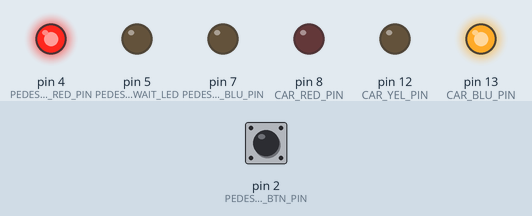
Simulated run of this sketch. Board: Arduino Uno, built with avr-gcc and run on an emulated ATmega328P. On the bench: output pins drawn as LEDs (lit = HIGH). Inputs (shaded band) come from the test bench; at power-on: pin 2 (PEDESTRIAN_BTN_PIN) HIGH.

Above: at 0.8 s.
0.9 s: pin 2 (PEDESTRIAN_BTN_PIN) pulled LOW for 0.15 s
At 1.3 s:
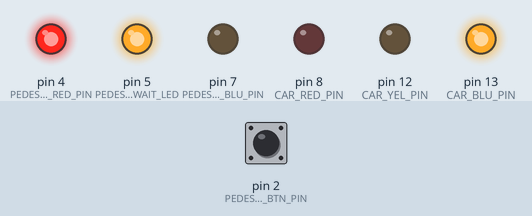
At 3.9 s:
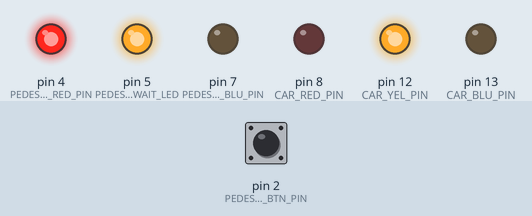
Timing chart, 0 to 22.3 s (numbered marks = the images above; inputs shaded):
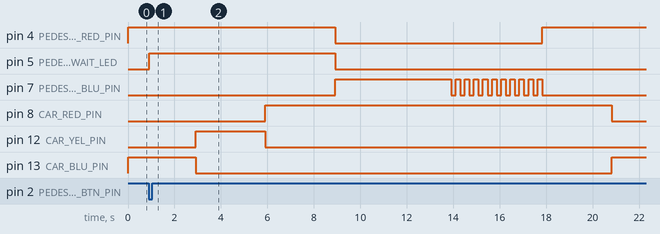

The sketch:

Arduino_kadai2.ino
```cpp
/*
ボタン:タクトスイッチ(並列接続)
LED:7個(追加機能実装時は9個)
車道信号機用:赤・黄・緑 各1個
歩道信号機用:赤・緑 各2個(赤、緑どうしでそれぞれ並列につないでおき、1つのピンで赤も緑も制御する)
緑LEDの色のほうが実際の青信号に近い色であるような気がするので、LEDは緑にしてある

下記のLEDは追加機能とする
「お待ちください」表示のLED(白)2個(並列につなぎ、1つにピンで制御する)
押しボタンが押されてから歩行者信号が青になるまでの間点灯するLED
その他の時間は消灯している

ピン数
ボタン:1
LED:6

信号機の状態
車道:赤・黄・青
歩道:赤・青・青点滅
ただし、9通りの状態になるわけではない点に注意。例えば歩道も車道も両方青の状態はあり得ない。
これを踏まえると次の5通りの状態となる。

(車道, 歩道)={(青, 赤), (黄, 赤), (赤, 赤), (赤, 青), (赤, 青点滅)};
状態遷移はこのようになる。
(青, 赤)->(黄, 赤)->(赤, 赤)->(赤, 青)->(赤, 青点滅)->(赤, 赤)->(青, 赤)->...
遷移時間はそれぞれ一定の時間とする。
最初はそれぞれ10, 3, 3, 5, 4, 3秒とする。
ただし、(青, 赤)以外の状態でボタンが押された場合はボタン入力を無視する。

(赤, 赤)の場合は車道が赤になったのか歩行者信号が赤になったのかで場合分けが必要
LED制御と状態遷移は分けたほうがよさそう。
*/

#include <Arduino_FreeRTOS.h>
//2つの信号機の状態の組み合わせを定義する
typedef enum{
  CAR_BLUE        = 0,  //車道:青・歩道:赤
  CAR_YELLOW      = 1,  //車道:黄・歩道:赤,
  ALL_RED_PRE_PED = 2,  //車道:赤・歩道:赤(次に歩道が青になる)
  PED_BLUE        = 3,  //車道:赤・歩道:青
  PED_BLINK       = 4,  //車道:赤・歩道:青点滅
  ALL_RED_PRE_CAR = 5   //車道:赤・歩道:赤(次に車道が青になる)
}ASPECTS;

ASPECTS state;
int period_times[6] = {
     portMAX_DELAY,             //車道が青の時間を表す(ボタンが押されるまでずっと青とする)
     3000 / portTICK_PERIOD_MS, //車道が黄の時間を表す
     3000 / portTICK_PERIOD_MS, //歩道が青になる前に、両方赤になっている時間を表す
     5000 / portTICK_PERIOD_MS, //歩道が青の時間を表す
     4000 / portTICK_PERIOD_MS, //歩道が青点滅の時間を表す
     3000 / portTICK_PERIOD_MS, //車道が青になる前に両方赤になっている時間を表す
  };

//歩行者の青点滅の回数を表す
int blink_max_times = 10;

const int PEDESTRIAN_BTN_PIN = 2;
const int PEDESTRIAN_RED_PIN = 4;
const int PEDESTRIAN_BLU_PIN = 7;

const int PEDESTRIAN_WAIT_LED= 5;

const int CAR_RED_PIN =  8;
const int CAR_YEL_PIN = 12;
const int CAR_BLU_PIN = 13;

TaskHandle_t  button_check_task;
TaskHandle_t   LED_control_task;
TaskHandle_t state_control_task;

void button_check_func(void* args){
  //車道が青の場合に限り、ボタンの状態チェックを行う。押された瞬間HIGH->LOW->LOW
  bool    last_btn_state = HIGH;
  bool current_btn_state = HIGH;
  while(1){
    if(state == CAR_BLUE){
      current_btn_state = digitalRead(PEDESTRIAN_BTN_PIN);
      if(current_btn_state == LOW && last_btn_state == HIGH){
        vTaskDelay(1);
        if(digitalRead(PEDESTRIAN_BTN_PIN) == LOW){
          digitalWrite(PEDESTRIAN_WAIT_LED, HIGH);
          vTaskDelay(2000/portTICK_PERIOD_MS);
          xTaskNotifyGive(state_control_task);
        }
      }
      last_btn_state = current_btn_state;
    }else{
      //青以外ではlast_btn_stateをHIGHにリセットしておく
      //last_btn_state = HIGH;
    }
    vTaskDelay(1);
  }
}

void state_control_func(void* args){
  //点滅回数を記録しておくための変数
  int blink_cnt = 0;
  int delay_ticks = 0;
  while(1){
    delay_ticks = period_times[state];
    //毎回計算するのは無駄なので設定が変わった、状態が変わったときだけ計算するロジックのほうがよさそう
    if(state == PED_BLINK){
      delay_ticks /= (2*blink_max_times);
    }
    //待ち時間を完了してタイムアウトになった場合=TaskNotifyをちゃんと受け取れなかった場合
    if(ulTaskNotifyTake(pdTRUE, delay_ticks) == 0){
      switch(state){
        case CAR_BLUE :
          state = CAR_YELLOW;
          xTaskNotifyGive(LED_control_task);
          break;
        case CAR_YELLOW :
          state = ALL_RED_PRE_PED;
          xTaskNotifyGive(LED_control_task);
          break;
        case ALL_RED_PRE_PED :
          state = PED_BLUE;
          xTaskNotifyGive(LED_control_task);
          break;
        case PED_BLUE :
          state = PED_BLINK;
          xTaskNotifyGive(LED_control_task);
          break;
        case ALL_RED_PRE_CAR :
          state = CAR_BLUE;
          xTaskNotifyGive(LED_control_task);
          break;
        case PED_BLINK :
          blink_cnt ++;
          if(blink_cnt == 2*blink_max_times){
            state = ALL_RED_PRE_CAR;
            blink_cnt = 0;
          }
          xTaskNotifyGive(LED_control_task);
          break;
        default :
          xTaskNotifyGive(LED_control_task);
          break;
      }
    }else{
      //タイムアウトにならなかった場合→青ならば黄色に変える
      if(state == CAR_BLUE){
        state = CAR_YELLOW;
        xTaskNotifyGive(LED_control_task);
      }
    }
  }
}

void LED_control_func(void* args){
  while(1){
    //点灯するLEDが変わったときだけ動けばいいので分離
    ulTaskNotifyTake(pdTRUE, portMAX_DELAY);
    switch(state){
      case CAR_BLUE :
        //車道:青・歩道:赤
        digitalWrite(PEDESTRIAN_RED_PIN, HIGH);
        digitalWrite(PEDESTRIAN_BLU_PIN, LOW);
        digitalWrite(CAR_RED_PIN, LOW);
        digitalWrite(CAR_YEL_PIN, LOW);
        digitalWrite(CAR_BLU_PIN, HIGH);
        break;
      case CAR_YELLOW :
        //車道:黄・歩道:赤
        digitalWrite(PEDESTRIAN_RED_PIN, HIGH);
        digitalWrite(PEDESTRIAN_BLU_PIN, LOW);
        digitalWrite(CAR_RED_PIN, LOW);
        digitalWrite(CAR_YEL_PIN, HIGH);
        digitalWrite(CAR_BLU_PIN, LOW);
        break;
      case ALL_RED_PRE_PED :
        //車道:赤・歩道:赤(次に歩道が青になる)
        digitalWrite(PEDESTRIAN_RED_PIN, HIGH);
        digitalWrite(PEDESTRIAN_BLU_PIN, LOW);
        digitalWrite(CAR_RED_PIN, HIGH);
        digitalWrite(CAR_YEL_PIN, LOW);
        digitalWrite(CAR_BLU_PIN, LOW);
        break;
      case PED_BLUE :
        //車道:赤・歩道:青
        digitalWrite(PEDESTRIAN_WAIT_LED, LOW);
        digitalWrite(PEDESTRIAN_RED_PIN, LOW);
        digitalWrite(PEDESTRIAN_BLU_PIN, HIGH);
        digitalWrite(CAR_RED_PIN, HIGH);
        digitalWrite(CAR_YEL_PIN, LOW);
        digitalWrite(CAR_BLU_PIN, LOW);
        break;
      case PED_BLINK :
        //車道:赤・歩道:青点滅
        digitalWrite(PEDESTRIAN_RED_PIN, LOW);
        digitalWrite(PEDESTRIAN_BLU_PIN, !digitalRead(PEDESTRIAN_BLU_PIN));//ピンの状態を見て反転させることで、点滅するようになる
        digitalWrite(CAR_RED_PIN, HIGH);
        digitalWrite(CAR_YEL_PIN, LOW);
        digitalWrite(CAR_BLU_PIN, LOW);
        break;
      case ALL_RED_PRE_CAR :
        //車道:赤・歩道:赤(次に車道が青になる)
        digitalWrite(PEDESTRIAN_RED_PIN, HIGH);
        digitalWrite(PEDESTRIAN_BLU_PIN, LOW);
        digitalWrite(CAR_RED_PIN, HIGH);
        digitalWrite(CAR_YEL_PIN, LOW);
        digitalWrite(CAR_BLU_PIN, LOW);
        break;
      default :
        //未定義の値が来た場合 : 車道:赤・歩道:
        digitalWrite(PEDESTRIAN_RED_PIN, HIGH);
        digitalWrite(PEDESTRIAN_BLU_PIN, LOW);
        digitalWrite(CAR_RED_PIN, HIGH);
        digitalWrite(CAR_YEL_PIN, LOW);
        digitalWrite(CAR_BLU_PIN, LOW);
        break;
    }
  }
}

void setup() {
  // put your setup code here, to run once:
  pinMode(PEDESTRIAN_WAIT_LED,OUTPUT);
  pinMode(PEDESTRIAN_BTN_PIN, INPUT_PULLUP);
  pinMode(PEDESTRIAN_RED_PIN, OUTPUT);
  pinMode(PEDESTRIAN_BLU_PIN, OUTPUT);
  pinMode(CAR_RED_PIN, OUTPUT);
  pinMode(CAR_YEL_PIN, OUTPUT);
  pinMode(CAR_BLU_PIN, OUTPUT);

  state = CAR_BLUE;

  xTaskCreate(LED_control_func, "LED_CTRL", 128, NULL, 1, &LED_control_task);
  xTaskCreate(state_control_func, "STATE_CTRL", 128, NULL, 1, &state_control_task);
  xTaskCreate(button_check_func, "BTN_CHK", 128, NULL, 1, &button_check_task);
  xTaskNotifyGive(LED_control_task);
  vTaskStartScheduler();
}

void loop() {}
```

Measured:
- after the input at 0.9 s, pin 4 (PEDESTRIAN_RED_PIN): HIGH → LOW after 8.0 s, → HIGH 8.9 s later; pin 5 (PEDESTRIAN_WAIT_LED): LOW → HIGH at once, → LOW 8.0 s later
